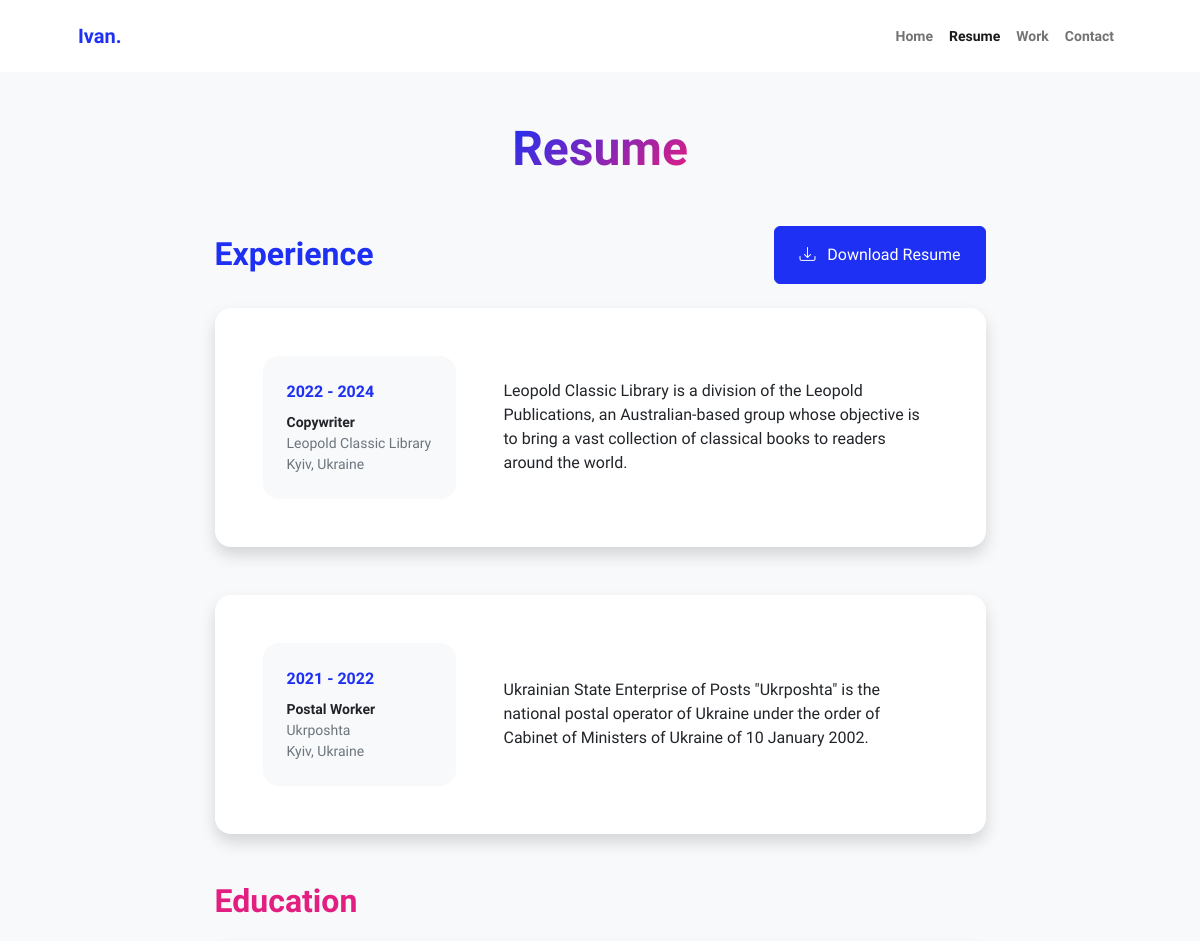
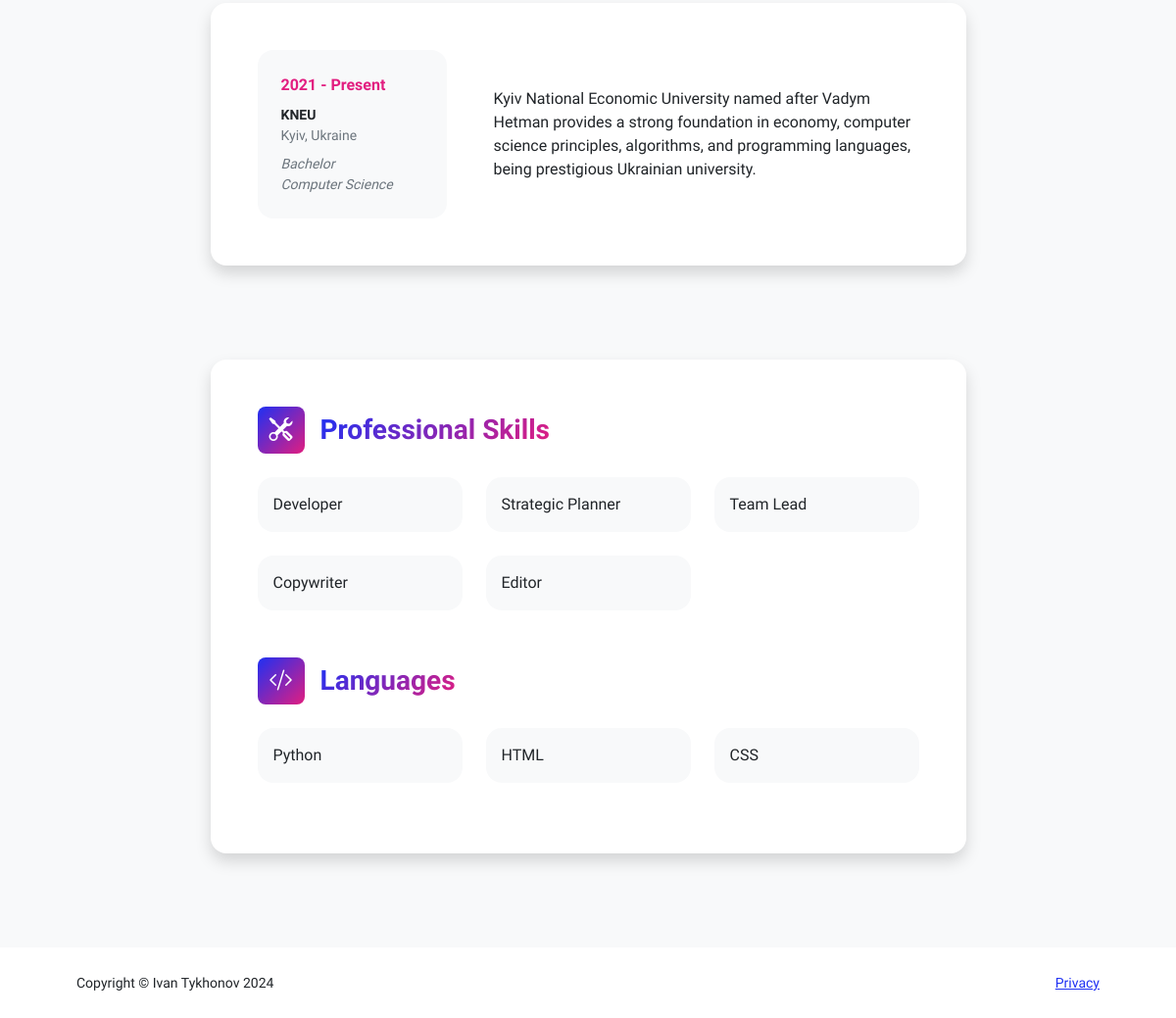
/resume, run on the app's committed database (2 pictures, top to bottom).
### pfapp/models.py (models this page shows, shortened)
class Experience(models.Model):
    position = models.CharField(max_length=30)
    company = models.CharField(max_length=30)
    location = models.CharField(max_length=30)
    date_range = models.CharField(max_length=15)
    description = models.TextField()

class Education(models.Model):
    institution_name = models.CharField(max_length=30)
    location = models.CharField(max_length=30)
    degree = models.CharField(max_length=30)
    field = models.CharField(max_length=30)
    date_range = models.CharField(max_length=15)
    description = models.TextField()

class ProfessionalSkills(models.Model):
    skill1 = models.CharField(max_length=50, blank=True, null=True, default=None)
    skill2 = models.CharField(max_length=50, blank=True, null=True, default=None)
    skill3 = models.CharField(max_length=50, blank=True, null=True, default=None)
    skill4 = models.CharField(max_length=50, blank=True, null=True, default=None)
    skill5 = models.CharField(max_length=50, blank=True, null=True, default=None)
    skill6 = models.CharField(max_length=50, blank=True, null=True, default=None)

class Languages(models.Model):
    l1 = models.CharField(max_length=50, blank=True, null=True, default=None)
    l2 = models.CharField(max_length=50, blank=True, null=True, default=None)
    l3 = models.CharField(max_length=50, blank=True, null=True, default=None)
    l4 = models.CharField(max_length=50, blank=True, null=True, default=None)
    l5 = models.CharField(max_length=50, blank=True, null=True, default=None)
    l6 = models.CharField(max_length=50, blank=True, null=True, default=None)

### pfapp/views.py (the view)
# urls.py: path("resume", views.resume, name="resume"),
def resume(request):
    experiences = Experience.objects.all()
    educations = Education.objects.all()
    prof_skills = ProfessionalSkills.objects.all()
    languages = Languages.objects.all()
    context = {
        'exp_s': experiences,
        'edu_s': educations,
        'skills': prof_skills,
        'languages': languages,
    }
    return render(request, 'pfapp/resume.html', context)

### pfapp/templates/pfapp/resume.html (shortened to what this page needs)
{% extends 'pfapp/base.html' %}
{% load static %}
{% block content%}
<body class="d-flex flex-column h-100 bg-light">
    <main class="flex-shrink-0">
        <div class="container px-5 my-5">
            <div class="text-center mb-5">
                <h1 class="display-5 fw-bolder mb-0"><span class="text-gradient d-inline">Resume</span></h1>
            </div>
            <div class="row gx-5 justify-content-center">
                <div class="col-lg-11 col-xl-9 col-xxl-8">
                    <section>
                        <div class="d-flex align-items-center justify-content-between mb-4">
                            <h2 class="text-primary fw-bolder mb-0">Experience</h2>
                            <a class="btn btn-primary px-4 py-3 ms-3" href="{% static 'pfapp/assets/Ivan_Tykhonov_-_Python_Developer.pdf' %}">
                                <div class="d-inline-block bi bi-download me-2"></div>
                                Download Resume
                            </a>
                        </div>
                        {% if exp_s %}
                            {% for experience in exp_s %}
                                <div class="card shadow border-0 rounded-4 mb-5">
                                    <div class="card-body p-5">
                                        <div class="row align-items-center gx-5">
                                            <div class="col text-center text-lg-start mb-4 mb-lg-0">
                                                <div class="bg-light p-4 rounded-4">
                                                    <div class="text-primary fw-bolder mb-2">{{ experience.date_range }}</div>
                                                    <div class="small fw-bolder">{{ experience.position }}</div>
                                                    <div class="small text-muted">{{ experience.company }}</div>
                                                    <div class="small text-muted">{{ experience.location }}</div>
                                                </div>
                                            </div>
                                            <div class="col-lg-8"><div>{{ experience.description }}</div></div>
                                        </div>
                                    </div>
                                </div>
                            {% endfor %}
                        {% else %}
                            <p>No info yet</p>
                        {% endif %}
                    </section>
                    <section>
                        <h2 class="text-secondary fw-bolder mb-4">Education</h2>
                        {% if edu_s %}
                            {% for education in edu_s %}
                                <div class="card shadow border-0 rounded-4 mb-5">
                                    <div class="card-body p-5">
                                        <div class="row align-items-center gx-5">
                                            <div class="col text-center text-lg-start mb-4 mb-lg-0">
                                                <div class="bg-light p-4 rounded-4">
                                                    <div class="text-secondary fw-bolder mb-2">{{ education.date_range }}</div>
                                                    <div class="mb-2">
                                                        <div class="small fw-bolder">{{ education.institution_name }}</div>
                                                        <div class="small text-muted">{{ education.location }}</div>
                                                    </div>
                                                    <div class="fst-italic">
                                                        <div class="small text-muted">{{ education.degree }}</div>
                                                        <div class="small text-muted">{{ education.field }}</div>
                                                    </div>
                                                </div>
                                            </div>
                                            <div class="col-lg-8"><div>{{ education.description }}</div></div>
                                        </div>
                                    </div>
                                </div>
                            {% endfor %}
                        {% else %}
                            <p>No info yet</p>
                        {% endif %}
                    </section>
                    <div class="pb-5"></div>
                    <section>
                        <div class="card shadow border-0 rounded-4 mb-5">
                            <div class="card-body p-5">
                                <div class="mb-5">
                                    <div class="d-flex align-items-center mb-4">
                                        <div class="feature bg-primary bg-gradient-primary-to-secondary text-white rounded-3 me-3"><i class="bi bi-tools"></i></div>
                                        <h3 class="fw-bolder mb-0"><span class="text-gradient d-inline">Professional Skills</span></h3>
                                    </div>
                                    {% if skills %}
                                        {% for skill_list in skills %}
                                            <div class="row row-cols-1 row-cols-md-3 mb-4">
                                                {% if skill_list.skill1 %}<div class="col mb-4 mb-md-0"><div class="d-flex align-items-center bg-light rounded-4 p-3 h-100">{{ skill_list.skill1 }}</div></div>{% endif %}
                                                {% if skill_list.skill2 %}<div class="col mb-4 mb-md-0"><div class="d-flex align-items-center bg-light rounded-4 p-3 h-100">{{ skill_list.skill2 }}</div></div>{% endif %}
                                                {% if skill_list.skill3 %}<div class="col"><div class="d-flex align-items-center bg-light rounded-4 p-3 h-100">{{ skill_list.skill3 }}</div></div>{% endif %}
                                            </div>
                                            <div class="row row-cols-1 row-cols-md-3">
                                                {% if skill_list.skill4 %}<div class="col mb-4 mb-md-0"><div class="d-flex align-items-center bg-light rounded-4 p-3 h-100">{{ skill_list.skill4 }}</div></div>{% endif %}
                                                {% if skill_list.skill5 %}<div class="col mb-4 mb-md-0"><div class="d-flex align-items-center bg-light rounded-4 p-3 h-100">{{ skill_list.skill5 }}</div></div>{% endif %}
                                            </div>
                                        {% endfor %}
                                    {% else %}
                                        <p>No info yet</p>
                                    {% endif %}
                                </div>
                                <div class="mb-0">
                                    <div class="d-flex align-items-center mb-4">
                                        <div class="feature bg-primary bg-gradient-primary-to-secondary text-white rounded-3 me-3"><i class="bi bi-code-slash"></i></div>
                                        <h3 class="fw-bolder mb-0"><span class="text-gradient d-inline">Languages</span></h3>
                                    </div>
                                    {% if languages %}
                                        {% for lang_list in languages %}
                                            <div class="row row-cols-1 row-cols-md-3 mb-4">
                                                {% if lang_list.l1 %}<div class="col mb-4 mb-md-0"><div class="d-flex align-items-center bg-light rounded-4 p-3 h-100">{{ lang_list.l1 }}</div></div>{% endif %}
                                                {% if lang_list.l2 %}<div class="col mb-4 mb-md-0"><div class="d-flex align-items-center bg-light rounded-4 p-3 h-100">{{ lang_list.l2 }}</div></div>{% endif %}
                                                {% if lang_list.l3 %}<div class="col"><div class="d-flex align-items-center bg-light rounded-4 p-3 h-100">{{ lang_list.l3 }}</div></div>{% endif %}
                                            </div>
                                        {% endfor %}
                                    {% else %}
                                        <p>No info yet</p>
                                    {% endif %}
                                </div>
                            </div>
                        </div>
                    </section>
                </div>
            </div>
        </div>
    </main>
</body>
{% endblock %}

### data on the page
Experience: date_range "2022 - 2024", position "Copywriter", company "Leopold Classic Library", location "Kyiv, Ukraine", description "Leopold Classic Library is a division of the Leopold Publications, an Australian-based group whose objective is to bring a vast collection of classical books to readers around the world."
Experience: date_range "2021 - 2022", position "Postal Worker", company "Ukrposhta", location "Kyiv, Ukraine", description "Ukrainian State Enterprise of Posts \"Ukrposhta\" is the national postal operator of Ukraine under the order of Cabinet of Ministers of Ukraine of 10 January 2002."
Education: date_range "2021 - Present", institution_name "KNEU", location "Kyiv, Ukraine", degree "Bachelor", field "Computer Science", description "Kyiv National Economic University named after Vadym Hetman provides a strong foundation in economy, computer science principles, algorithms, and programming languages, being prestigious Ukrainian university."
ProfessionalSkills: skill1 "Developer", skill2 "Strategic Planner", skill3 "Team Lead", skill4 "Copywriter", skill5 "Editor"
Languages: l1 "Python", l2 "HTML", l3 "CSS"
